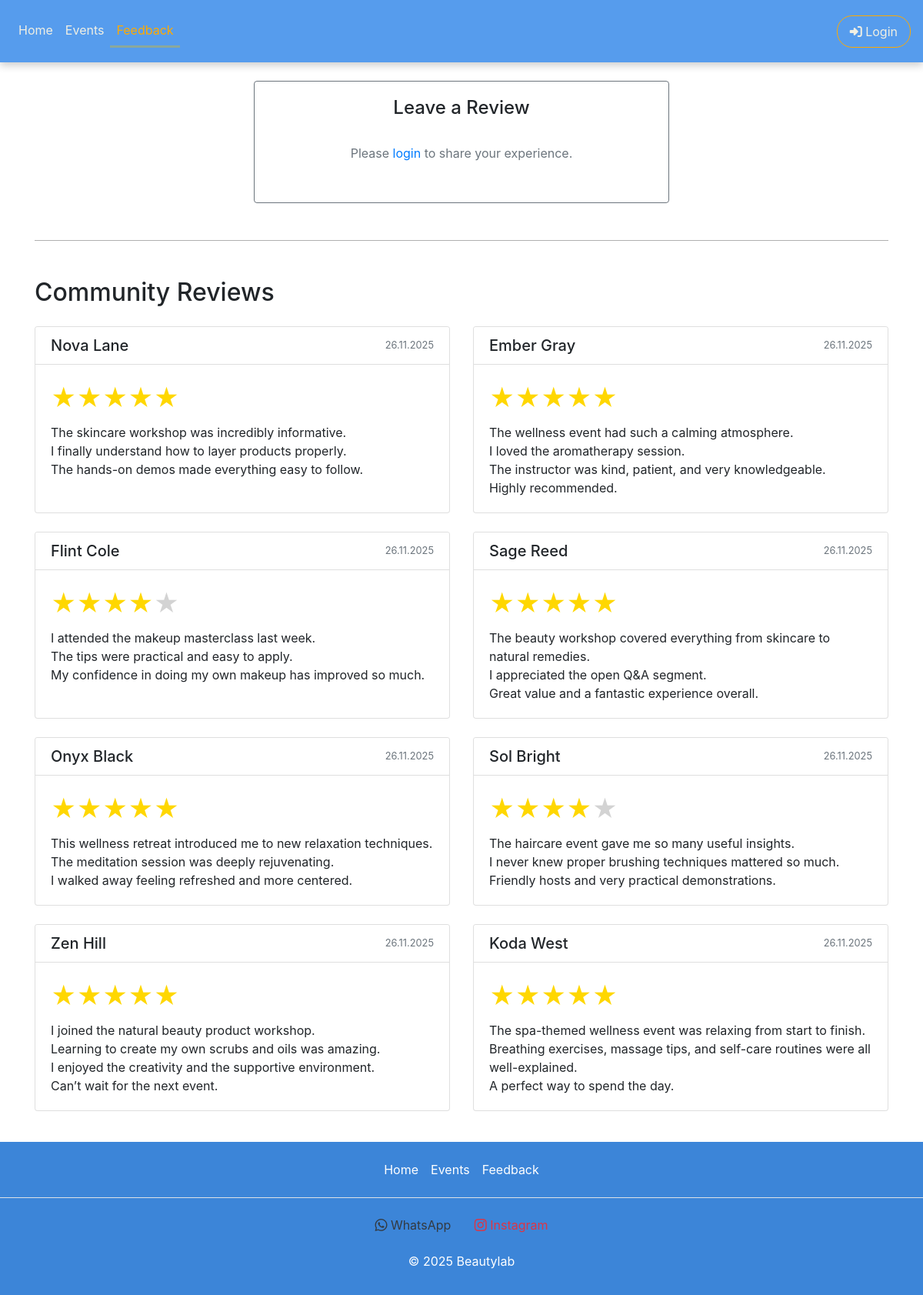
The app's page /feedback.php, older data.
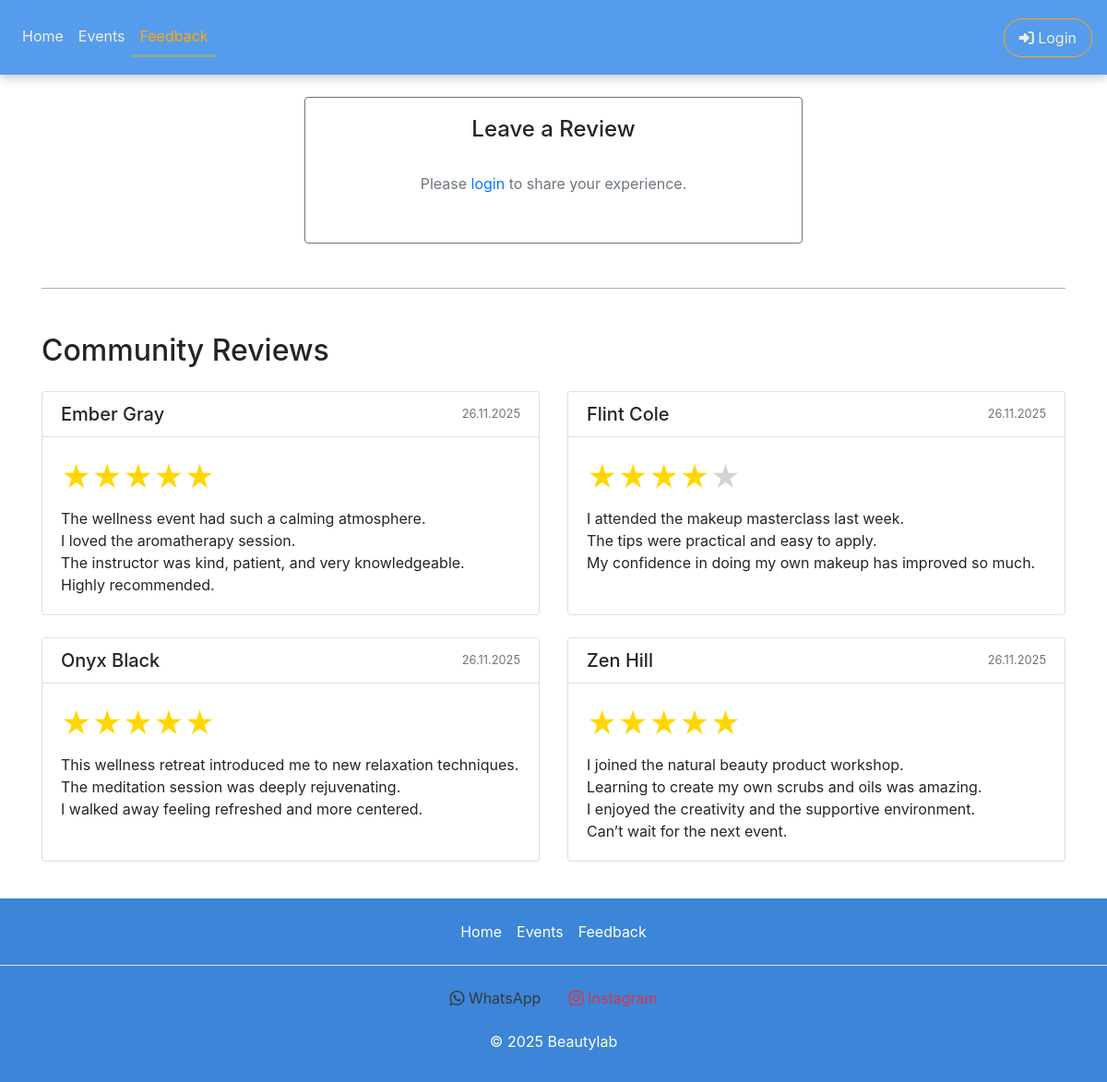
The same page, newer data.
### tables this page shows
CREATE TABLE `reviews` (
  `review_id` int(11) NOT NULL,
  `user_id` int(11) NOT NULL,
  `content` text NOT NULL,
  `created_at` datetime DEFAULT current_timestamp(),
  `rating` int(1) NOT NULL DEFAULT 0
);

CREATE TABLE `users` (
  `user_id` int(11) NOT NULL,
  `username` varchar(50) NOT NULL,
  `first_name` varchar(50) NOT NULL,
  `last_name` varchar(50) NOT NULL,
  `email` varchar(100) NOT NULL,
  `user_password` varchar(255) NOT NULL,
  `user_role` varchar(50) DEFAULT 'user',
  `created_at` timestamp NOT NULL DEFAULT current_timestamp(),
  `image_path` varchar(255) DEFAULT 'profile_pictures/placeholder.jpg'
);

### feedback.php (the view, shortened to what the changed rows need)
<?php
require 'db_connection.php';
?>
<!DOCTYPE html>
<html lang="en">
<head>
    <?php include "head_links.php" ?>
</head>
<body>
    <div class="container mt-4">
        <div class="feedback-header mb-4">
            <h2>Community Reviews</h2>
        </div>
        <div class="row">
            <?php
            $sql = "SELECT r.review_id, r.user_id, r.content, r.rating, r.created_at, u.first_name, u.last_name, u.user_role
                    FROM reviews r
                    JOIN users u ON r.user_id = u.user_id
                    ORDER BY r.created_at DESC";
            $result = $conn->query($sql);
            if ($result && $result->num_rows > 0):
                while ($row = $result->fetch_assoc()):
            ?>
                    <div class="col-12 col-md-6 mb-4">
                        <div class="card h-100 shadow-sm">
                            <div class="card-header bg-white d-flex justify-content-between align-items-center">
                                <h5 class="card-title m-0">
                                    <?= htmlspecialchars($row['first_name'] . " " . $row['last_name']); ?>
                                </h5>
                                <small class="text-muted">
                                    <?= date('d.m.Y', strtotime($row['created_at'])); ?>
                                </small>
                            </div>
                            <div class="card-body">
                                <div class="mb-2">
                                    <?php
                                    $r_rating = (int)$row['rating'];
                                    for ($i = 0; $i < $r_rating; $i++) echo '<span class="star gold">★</span>';
                                    for ($i = $r_rating; $i < 5; $i++) echo '<span class="star gray">★</span>';
                                    ?>
                                </div>
                                <p class="card-text">
                                    <?= nl2br(htmlspecialchars($row['content'])); ?>
                                </p>
                            </div>
                        </div>
                    </div>
            <?php
                endwhile;
            else:
                echo '<div class="col-12"><p class="text-muted text-center">No reviews yet. Be the first to write one!</p></div>';
            endif;
            ?>
        </div>
    </div>
</body>
</html>

Row changes from the older to the newer data that the page shows:
removed reviews: user.last_name "Nova Lane", created_at "26.11.2025", rating 5 (drawn), content "The skincare workshop was incredibly informative. I finally understand how to layer products properly. The hands-on demos made everything easy to follow."
removed reviews: user.last_name "Sage Reed", created_at "26.11.2025", rating 5 (drawn), content "The beauty workshop covered everything from skincare to natural remedies. I appreciated the open Q&A segment. Great value and a fantastic experience overall."
removed reviews: user.last_name "Sol Bright", created_at "26.11.2025", rating 4 (drawn), content "The haircare event gave me so many useful insights. I never knew proper brushing techniques mattered so much. Friendly hosts and very practical demonstrations."
removed reviews: user.last_name "Koda West", created_at "26.11.2025", rating 5 (drawn), content "The spa-themed wellness event was relaxing from start to finish. Breathing exercises, massage tips, and self-care routines were all well-explained. A perfect way to spend the day."
